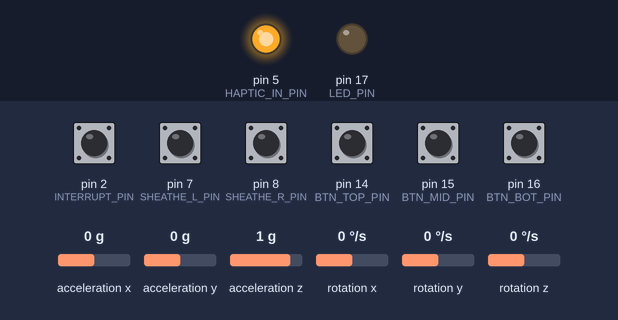
The sketch below on a simulated Arduino Uno, built with avr-gcc and run on an emulated ATmega328P. Parts: output pins drawn as LEDs (lit = HIGH). The test bench sets the inputs (shaded band); at power-on: pin 7 (SHEATHE_L_PIN), pin 8 (SHEATHE_R_PIN), pin 14 (BTN_TOP_PIN), pin 15 (BTN_MID_PIN), pin 16 (BTN_BOT_PIN) HIGH, pin 2 (INTERRUPT_PIN) LOW, acceleration x 0 g, acceleration y 0 g, acceleration z 1 g, rotation x 0 °/s, rotation y 0 °/s, rotation z 0 °/s. The sensor or clock chip raises its interrupt line as the real part does.

Above: at 1.7 s.
1.8 s: pin 14 (BTN_TOP_PIN) pulled LOW for 0.15 s
At 1.88 s:
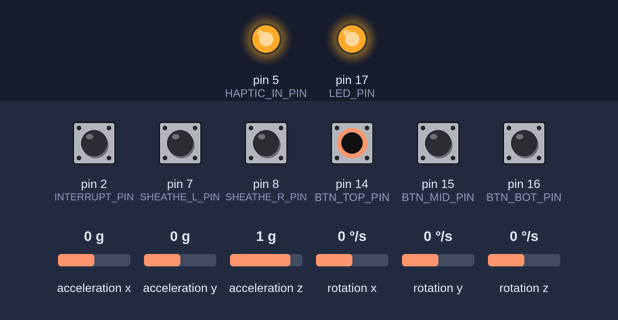
3.4 s: pin 7 (SHEATHE_L_PIN) pulled LOW for 0.15 s
At 3.48 s:
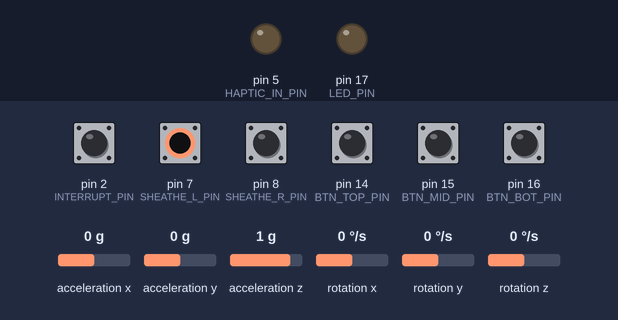
5.0 s: pin 7 (SHEATHE_L_PIN) driven LOW and pin 14 (BTN_TOP_PIN) driven LOW
At 5.8 s:
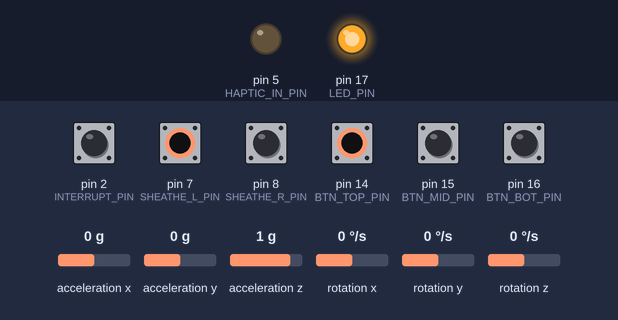
6.5 s: pin 7 (SHEATHE_L_PIN) driven HIGH
At 7.1 s:
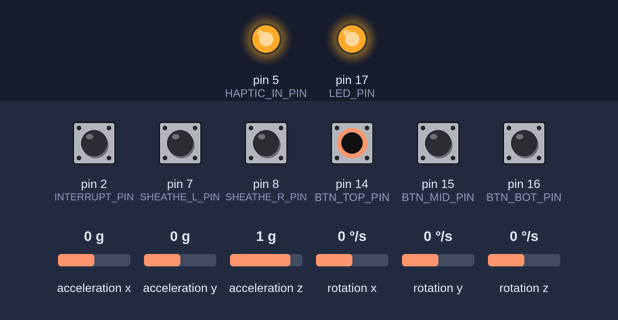
8.0 s: pin 7 (SHEATHE_L_PIN) driven LOW
At 9.4 s:
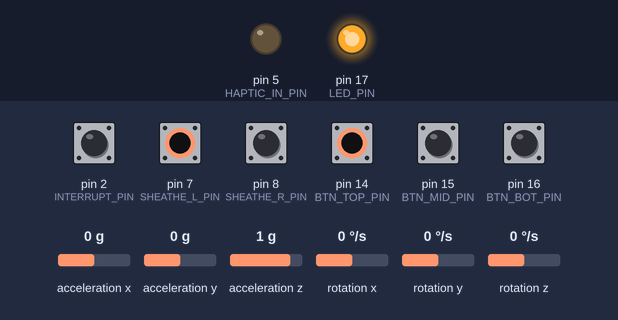
Timing chart, 0 to 10.5 s (numbered marks = the images above; inputs shaded):
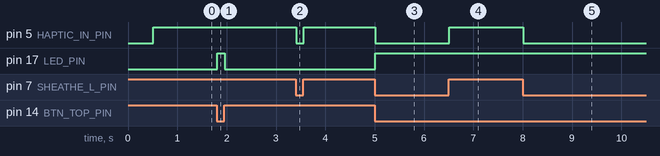

The sketch:

sashimi_slayer_mpu6050.ino
```cpp
// Libraries
#include "I2Cdev.h"
#include "MPU6050_6Axis_MotionApps612.h"

#if I2CDEV_IMPLEMENTATION == I2CDEV_ARDUINO_WIRE
#include "Wire.h"
#endif

#define OUTPUT_READABLE_QUATERNION

// Gyro
MPU6050 mpu;

#define INTERRUPT_PIN 2

// MPU control/status vars
bool dmpReady = false;  // set true if DMP init was successful
uint8_t mpuIntStatus;   // holds actual interrupt status byte from MPU
uint8_t devStatus;      // return status after each device operation (0 = success, !0 = error)
uint16_t packetSize;    // expected DMP packet size (default is 42 bytes)
uint16_t fifoCount;     // count of all bytes currently in FIFO
uint8_t fifoBuffer[64]; // FIFO storage buffer

Quaternion q;

// ================================================================
// ===               INTERRUPT DETECTION ROUTINE                ===
// ================================================================

volatile bool mpuInterrupt = false;     // indicates whether MPU interrupt pin has gone high
void dmpDataReady() {
  mpuInterrupt = true;
}


// ================================================================
// ===                      INITIAL SETUP                       ===
// ================================================================

void setup_gyro() {
  // join I2C bus (I2Cdev library doesn't do this automatically)
#if I2CDEV_IMPLEMENTATION == I2CDEV_ARDUINO_WIRE
  Wire.begin();
  Wire.setClock(400000); // 400kHz I2C clock. Comment this line if having compilation difficulties
#elif I2CDEV_IMPLEMENTATION == I2CDEV_BUILTIN_FASTWIRE
  Fastwire::setup(400, true);
#endif

  // initialize serial communication
  // (115200 chosen because it is required for Teapot Demo output, but it's
  // really up to you depending on your project)

  while (!Serial); // wait for Leonardo enumeration, others continue immediately

  // NOTE: 8MHz or slower host processors, like the Teensy @ 3.3V or Arduino
  // Pro Mini running at 3.3V, cannot handle this baud rate reliably due to
  // the baud timing being too misaligned with processor ticks. You must use
  // 38400 or slower in these cases, or use some kind of external separate
  // crystal solution for the UART timer.

  // initialize device
  mpu.initialize();
  pinMode(INTERRUPT_PIN, INPUT);

  // load and configure the DMP
  devStatus = mpu.dmpInitialize();

  // supply your own gyro offsets here, scaled for min sensitivity
  mpu.setXGyroOffset(51);
  mpu.setYGyroOffset(8);
  mpu.setZGyroOffset(21);
  mpu.setXAccelOffset(1150);
  mpu.setYAccelOffset(-50);
  mpu.setZAccelOffset(1060);

  // make sure it worked (returns 0 if so)
  if (devStatus == 0) {
    // Calibration Time: generate offsets and calibrate our MPU6050
    mpu.CalibrateAccel(6);
    mpu.CalibrateGyro(6);
    // mpu.PrintActiveOffsets();

    // turn on the DMP, now that it's ready
    mpu.setDMPEnabled(true);

    // Digital low pass filter to try and filter out noise!
    mpu.setDLPFMode(MPU6050_DLPF_BW_10);

    // enable Arduino interrupt detection
    attachInterrupt(digitalPinToInterrupt(INTERRUPT_PIN), dmpDataReady, RISING);
    mpuIntStatus = mpu.getIntStatus();

    // set our DMP Ready flag so the main loop() function knows it's okay to use it
    // Serial.println(F("DMP ready! Waiting for first interrupt..."));
    dmpReady = true;

    // get expected DMP packet size for later comparison
    packetSize = mpu.dmpGetFIFOPacketSize();
  } else {
    // ERROR!
    // 1 = initial memory load failed
    // 2 = DMP configuration updates failed
    // (if it's going to break, usually the code will be 1)
    // Serial.print(F("DMP Initialization failed (code "));
    // Serial.print(devStatus);
  }
}


// Button state
int btnTop = 0;
int btnMid = 0;
int btnBot = 0;

int sheatheSwitchL = 0;
int sheatheSwitchR = 0;

// Pin numbers
#define HAPTIC_IN_PIN 5
#define BTN_TOP_PIN 14
#define BTN_MID_PIN 15
#define BTN_BOT_PIN 16

#define SHEATHE_L_PIN 7
#define SHEATHE_R_PIN 8
#define LED_PIN 17


char inputBuffer;

void setup() {
  setup_gyro();

  Serial.begin(9600);

  pinMode(BTN_TOP_PIN, INPUT_PULLUP);
  pinMode(BTN_MID_PIN, INPUT_PULLUP);
  pinMode(BTN_BOT_PIN, INPUT_PULLUP);
  pinMode(SHEATHE_L_PIN, INPUT_PULLUP);
  pinMode(SHEATHE_R_PIN, INPUT_PULLUP);
  pinMode(LED_PIN, OUTPUT);
  pinMode(HAPTIC_IN_PIN, OUTPUT);
}


void writeFloat(float f){
  byte * b = (byte *) &f;
  Serial.write(b[0]);
  Serial.write(b[1]);
  Serial.write(b[2]);
  Serial.write(b[3]);
  return;
}

void sendState()
{
  char switches = 0;
  switches |= btnTop;
  switches |= btnMid << 1;
  switches |= btnBot << 2;
  switches |= sheatheSwitchL << 3;
  switches |= sheatheSwitchR << 4;
  Serial.print(switches);
  writeFloat(q.x);
  writeFloat(q.y);
  writeFloat(q.z);
  writeFloat(q.w);
}

void loop() {
  // Should be true when pressed, false when not pressed, to work properly with the game logic
  // Might need inversion for pullup switches
  btnTop = !digitalRead(BTN_TOP_PIN);
  btnMid = !digitalRead(BTN_MID_PIN);
  btnBot = !digitalRead(BTN_BOT_PIN);

  // Should be false when sheathe is in, true when sheathe is out, to work properly with game logic
  sheatheSwitchL = digitalRead(SHEATHE_L_PIN);
  sheatheSwitchR = digitalRead(SHEATHE_R_PIN);

  // read a packet from gyro FIFO
  if (mpu.dmpGetCurrentFIFOPacket(fifoBuffer)) {
    mpu.dmpGetQuaternion(&q, fifoBuffer);
  }

  // Wait for ack from game instance to send state to game instance
  if(Serial.available())
  {
    Serial.readBytes(&inputBuffer, 1);
    if(inputBuffer == (char)255)
    {
      sendState();
    }
  }

  // Serial.println(sheatheSwitchL);

  // Vibrate when sword is drawn
  if(sheatheSwitchL && sheatheSwitchR)
  {
    digitalWrite(HAPTIC_IN_PIN, HIGH);
  }
  else
  {
    digitalWrite(HAPTIC_IN_PIN, LOW);
  }

  // LED for debugging btns
  if (btnTop || btnMid || btnBot) {
    digitalWrite(LED_PIN, HIGH);
  } else {
    digitalWrite(LED_PIN, LOW);
  }
}
```

Measured:
- after the input at 1.8 s, pin 17 (LED_PIN): LOW → HIGH at once, → LOW 0.16 s later
- after the input at 3.4 s, pin 5 (HAPTIC_IN_PIN): HIGH → LOW at once, → HIGH 0.15 s later
- after the input at 5.0 s, pin 5 (HAPTIC_IN_PIN): HIGH → LOW at once; pin 17 (LED_PIN): LOW → HIGH at once
- after the input at 6.5 s, pin 5 (HAPTIC_IN_PIN): LOW → HIGH at once
- after the input at 8.0 s, pin 5 (HAPTIC_IN_PIN): HIGH → LOW at once
